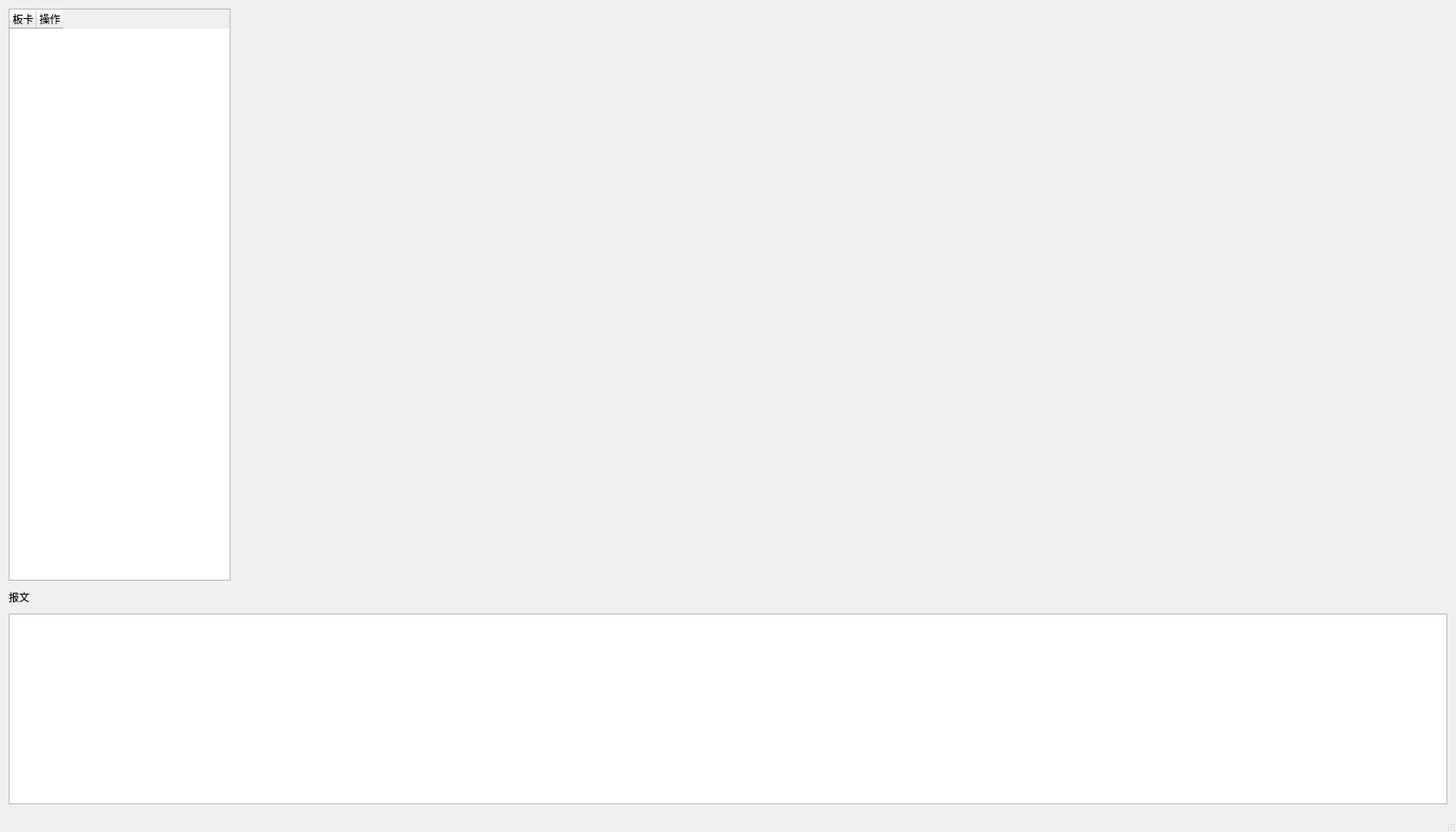
<?xml version="1.0" encoding="UTF-8"?>
<ui version="4.0">
 <class>MainWindow</class>
 <widget class="QMainWindow" name="MainWindow">
  <property name="geometry">
   <rect>
    <x>0</x>
    <y>0</y>
    <width>1680</width>
    <height>960</height>
   </rect>
  </property>
  <property name="windowTitle">
   <string>A类维护_V0.0.8</string>
  </property>
  <widget class="QWidget" name="centralWidget">
   <layout class="QVBoxLayout" name="verticalLayoutRoot" stretch="3,0,1">
    <property name="spacing">
     <number>10</number>
    </property>
    <property name="leftMargin">
     <number>10</number>
    </property>
    <property name="topMargin">
     <number>10</number>
    </property>
    <property name="rightMargin">
     <number>10</number>
    </property>
    <property name="bottomMargin">
     <number>10</number>
    </property>
    <item>
     <layout class="QHBoxLayout" name="horizontalLayoutContent" stretch="0,1">
      <property name="spacing">
       <number>10</number>
      </property>
      <item>
       <layout class="QVBoxLayout" name="verticalLayoutLeft">
        <property name="leftMargin">
         <number>0</number>
        </property>
        <property name="topMargin">
         <number>0</number>
        </property>
        <property name="rightMargin">
         <number>0</number>
        </property>
        <property name="bottomMargin">
         <number>0</number>
        </property>
        <item>
         <widget class="QTableWidget" name="boardTable">
          <attribute name="horizontalHeaderVisible">
           <bool>true</bool>
          </attribute>
          <attribute name="horizontalHeaderCascadingSectionResizes">
           <bool>false</bool>
          </attribute>
          <attribute name="horizontalHeaderDefaultSectionSize">
           <number>31</number>
          </attribute>
          <attribute name="horizontalHeaderHighlightSections">
           <bool>true</bool>
          </attribute>
          <attribute name="horizontalHeaderShowSortIndicator" stdset="0">
           <bool>false</bool>
          </attribute>
          <attribute name="horizontalHeaderStretchLastSection">
           <bool>false</bool>
          </attribute>
          <column>
           <property name="text">
            <string>板卡</string>
           </property>
          </column>
          <column>
           <property name="text">
            <string>操作</string>
           </property>
          </column>
         </widget>
        </item>
       </layout>
      </item>
      <item>
       <layout class="QVBoxLayout" name="verticalLayoutCenter">
        <property name="leftMargin">
         <number>0</number>
        </property>
        <property name="topMargin">
         <number>0</number>
        </property>
        <property name="rightMargin">
         <number>0</number>
        </property>
        <property name="bottomMargin">
         <number>0</number>
        </property>
        <item>
         <widget class="QStackedWidget" name="centerStack"/>
        </item>
       </layout>
      </item>
     </layout>
    </item>
    <item>
     <widget class="QLabel" name="logTitleLabel">
      <property name="text">
       <string>报文</string>
      </property>
     </widget>
    </item>
    <item>
     <widget class="QTextEdit" name="logView">
      <property name="minimumSize">
       <size>
        <width>0</width>
        <height>220</height>
       </size>
      </property>
      <property name="readOnly">
       <bool>true</bool>
      </property>
     </widget>
    </item>
   </layout>
  </widget>
  <widget class="QStatusBar" name="statusbar"/>
 </widget>
 <resources/>
 <connections/>
</ui>
